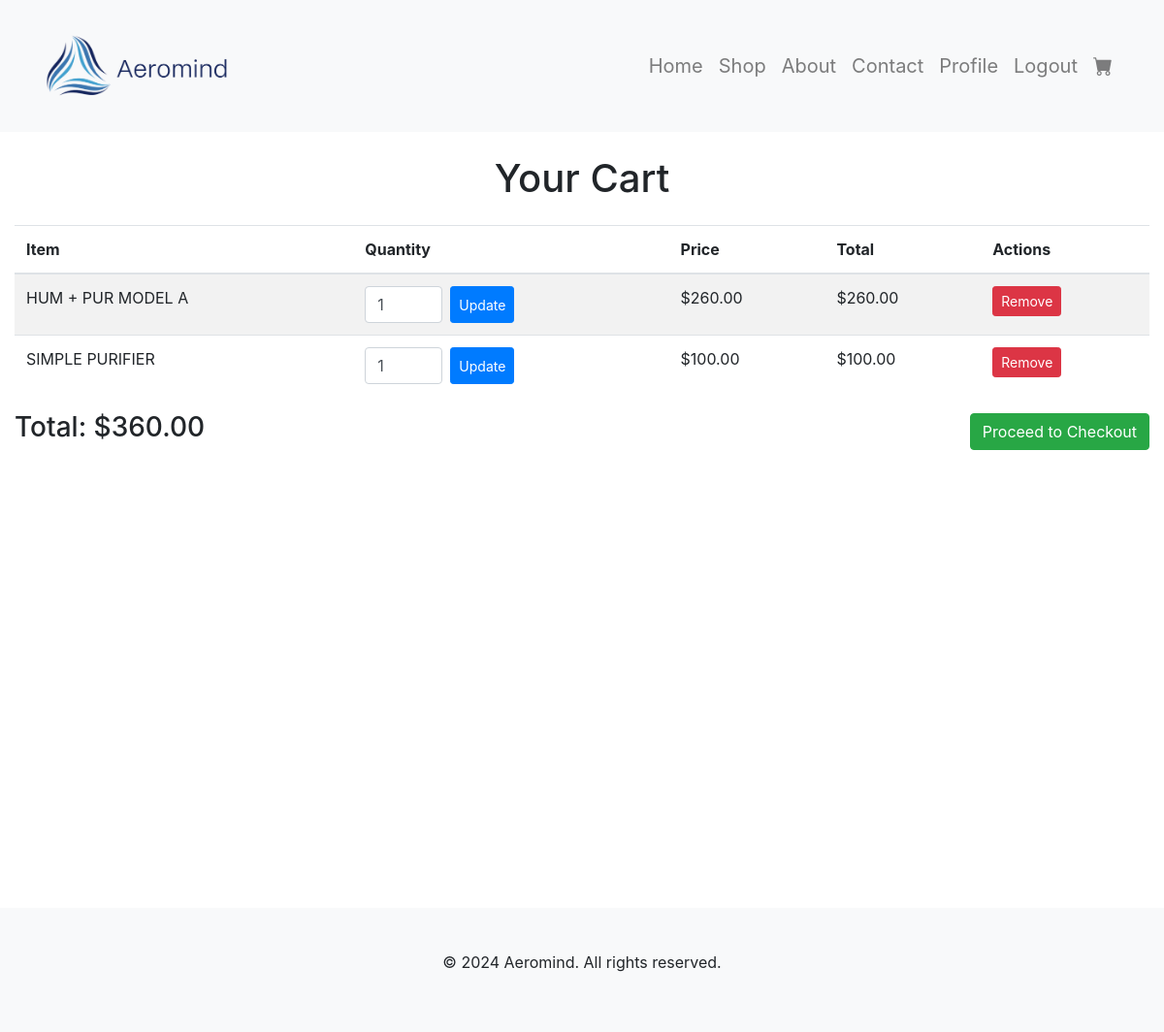
Screenshot of /cart/view-cart/ (signed in) with the database file from the repository.
### cart/models.py (models this page shows, shortened)
class CartItem(models.Model):
    cart = models.ForeignKey(Cart, related_name='cart_items', on_delete=models.CASCADE)
    item = models.ForeignKey(Item, on_delete=models.CASCADE)
    quantity = models.PositiveIntegerField(default=1)
    def total_price(self):
        return self.item.price * self.quantity

class Cart(models.Model):
    user = models.OneToOneField(User, on_delete=models.CASCADE, related_name='cart')
    created_at = models.DateTimeField(auto_now_add=True)
    def total(self):
        return sum(item.total_price() for item in self.cart_items.all())

### catalog/models.py (models this page shows, shortened)
class Item(models.Model):
    category = models.ForeignKey(Category, on_delete=models.CASCADE)
    subcategory = models.ForeignKey(SubCategory, on_delete=models.SET_NULL, null=True, blank=True)
    name = models.CharField(max_length=200)
    description = models.TextField()
    price = models.DecimalField(max_digits=10, decimal_places=2)
    image = models.ImageField(upload_to='items/')

### cart/views.py (the view)
# urls.py: path('view-cart/', views.view_cart, name='view_cart'),
@login_required
def view_cart(request):
    cart, created = Cart.objects.get_or_create(user=request.user)
    context = {'cart': cart}
    return render(request, 'cart/view_cart.html', context)

### cart/templates/cart/view_cart.html (shortened to what this page needs)
{% extends "core/base.html" %}
{% block content %}
<div class="container-fluid d-flex flex-column" style="min-height: 100vh;">
    <div class="flex-grow-1">
        <h1 class="text-center my-4">Your Cart</h1>
        {% if cart.cart_items.all %}
            <table class="table table-striped">
                <thead>
                    <tr>
                        <th>Item</th>
                        <th>Quantity</th>
                        <th>Price</th>
                        <th>Total</th>
                        <th>Actions</th>
                    </tr>
                </thead>
                <tbody>
                    {% for item in cart.cart_items.all %}
                        <tr>
                            <td>{{ item.item.name }}</td>
                            <td>
                                <form method="POST" action="{% url 'cart:update_cart' item.item.id %}" class="d-flex">
                                    <input type="number" name="quantity" value="{{ item.quantity }}" min="1" class="form-control mr-2" style="width: 80px;" />
                                    <button type="submit" class="btn btn-sm btn-primary">Update</button>
                                </form>
                            </td>
                            <td>${{ item.item.price }}</td>
                            <td>${{ item.total_price }}</td>
                            <td>
                                <a href="{% url 'cart:remove_from_cart' item.item.id %}" class="btn btn-sm btn-danger">Remove</a>
                            </td>
                        </tr>
                    {% endfor %}
                </tbody>
            </table>
            <div class="d-flex justify-content-between align-items-center">
                <h3>Total: ${{ cart.total }}</h3>
                <a href="{% url 'cart:checkout' %}" class="btn btn-success">Proceed to Checkout</a>
            </div>
        {% else %}
            <p class="text-center">Your cart is empty!</p>
            <div class="text-center">
                <a href="{% url 'catalog:catalog_home' %}" class="btn btn-primary">Continue Shopping</a>
            </div>
        {% endif %}
    </div>
</div>
{% endblock %}

### core/static/core/style.css (style rules this page uses)
.btn-primary { background-color: #007BFF; border: none; transition: background-color 0.3s ease; }

### rows the page displays
CartItem: item.name "HUM + PUR MODEL A", quantity "1", item.price "260.00", total_price "260.00"
CartItem: item.name "SIMPLE PURIFIER", quantity "1", item.price "100.00", total_price "100.00"
Cart: total "360.00"
